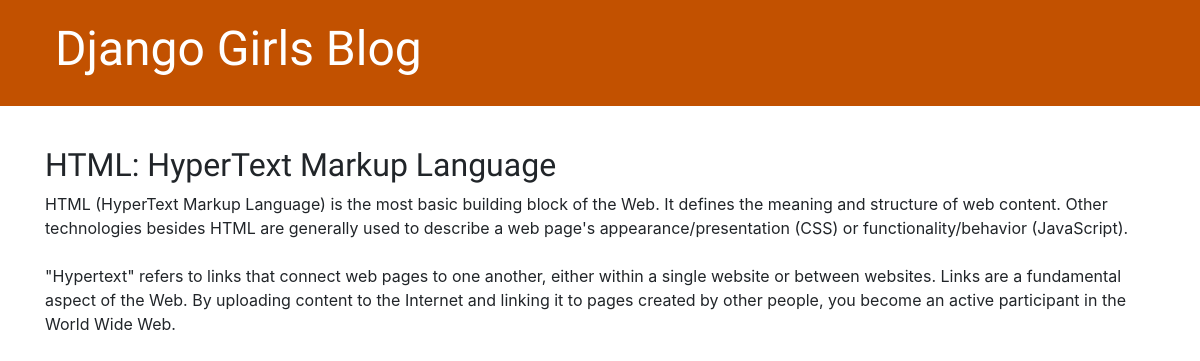
Before: /post/1/ with the older database file.
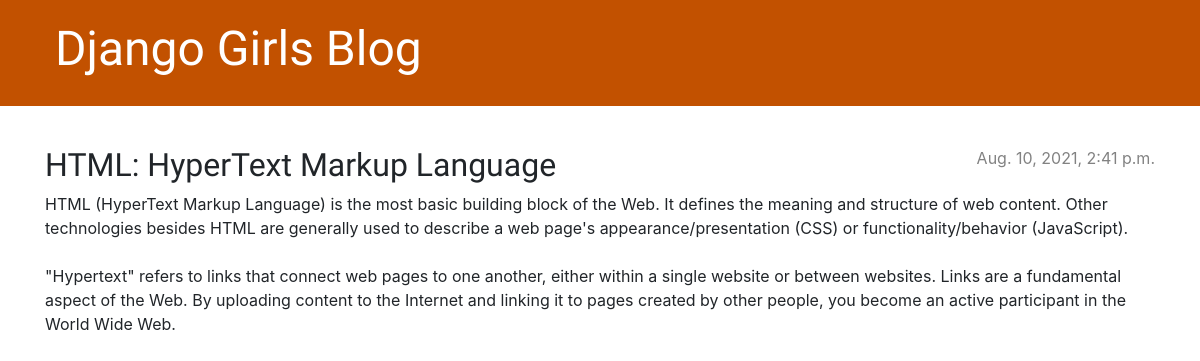
After: the same page with the newer database file.
### blog/models.py (models this page shows, shortened)
class Post(models.Model):
    author = models.ForeignKey(settings.AUTH_USER_MODEL, on_delete=models.CASCADE)
    title = models.CharField(max_length=200)
    text = models.TextField()
    created_date = models.DateTimeField(default=timezone.now)
    published_date = models.DateTimeField(blank=True, null=True)

### blog/views.py (the view)
# urls.py: path('post/<int:pk>/', views.post_detail, name='post_detail'),
def post_detail(request, pk):
    post = get_object_or_404(Post, pk=pk)
    return render(request, 'blog/post_detail.html', {'post': post})

### blog/templates/blog/post_detail.html (shortened to what this page needs)
{% extends 'blog/base.html' %}
{% block content %}
<article class="post">
    {% if post.published_date %}
    <time class="date">
        {{ post.published_date }}
    </time>
    {% endif %}
    <h2>{{ post.title }}</h2>
    <p>{{ post.text|linebreaksbr }}</p>
</article>
{% endblock %}

Changed rows visible on the page:
changed Post "HTML: HyperText Markup Language": published_date (not shown) → "Aug. 10, 2021, 2:41 p.m."
